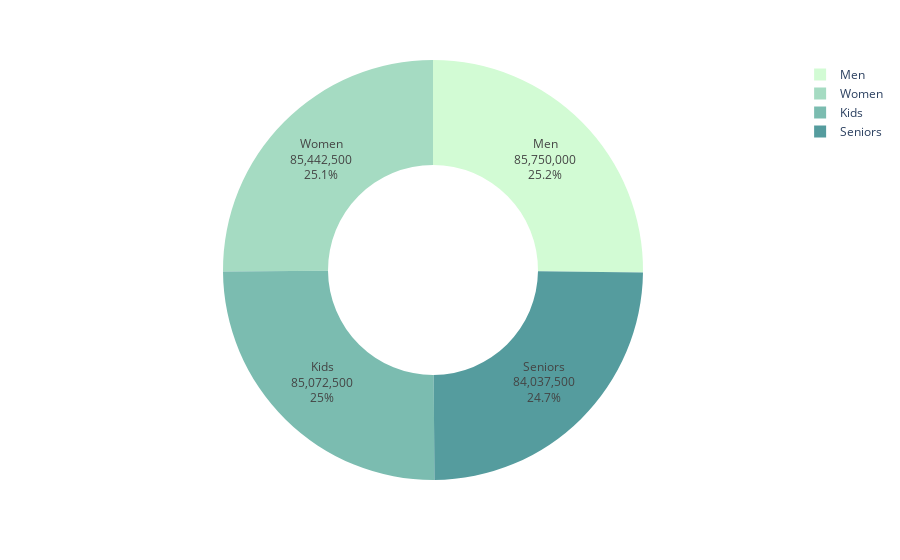

The code cell stored with this chart in its notebook:
### Code cell
# Donut Chart per group sales

fig = px.pie(df, values = group_sales, names = group_sales.index,
            color_discrete_sequence=px.colors.sequential.Darkmint,
            hole = 0.5)
fig.update_traces(textposition='inside', textinfo='percent+value+label')
fig.show()

### Figure 1 — Plotly figure (JSON) as saved in the notebook; plotly's stock layout.template omitted (floating-point values rounded to 4 significant figures)
{"data": [{"domain": {"x": [0, 1], "y": [0, 1]}, "hole": 0.5, "hovertemplate": "label=%{label}<br>value=%{value}<extra></extra>", "labels": ["Kids", "Men", "Seniors", "Women"], "legendgroup": "", "name": "", "showlegend": true, "textinfo": "percent+value+label", "textposition": "inside", "type": "pie", "values": [85072500, 85750000, 84037500, 85442500]}], "layout": {"legend": {"tracegroupgap": 0}, "margin": {"t": 60}, "piecolorway": ["rgb(210, 251, 212)", "rgb(165, 219, 194)", "rgb(123, 188, 176)", "rgb(85, 156, 158)", "rgb(58, 124, 137)", "rgb(35, 93, 114)", "rgb(18, 63, 90)"]}}
